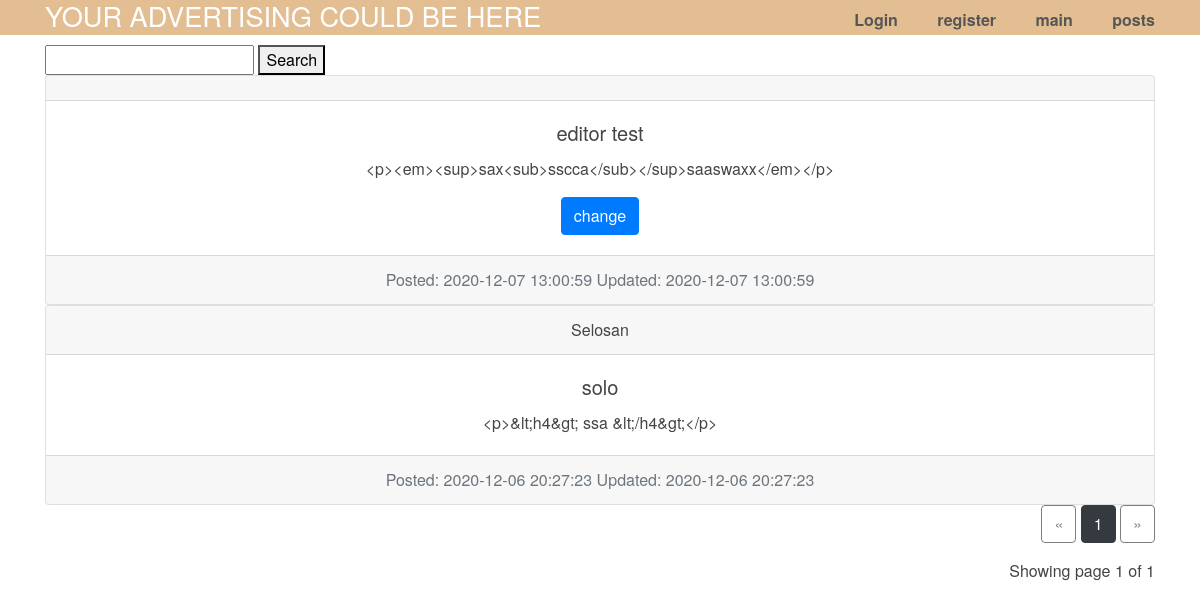
The page /posts on the database its author committed.
### app/models.py (models this page shows, shortened)
class Post(db.Model):
    id = db.Column(db.Integer, primary_key=True)
    title = db.Column(db.String(100))
    body = db.Column(db.String(140))
    timestamp = db.Column(db.DateTime, index=True, default=dt.utcnow)
    updatetime = db.Column(db.DateTime, default=dt.utcnow)
    user_id = db.Column(db.Integer, db.ForeignKey('user.id'))

class User(db.Model, UserMixin):
    id = db.Column(db.Integer, primary_key=True)
    username = db.Column(db.String(64), index=True, unique=True)
    email = db.Column(db.String(120), index=True, unique=True)
    password_hash = db.Column(db.String(128))
    posts = db.relationship('Post', backref='author', lazy='dynamic')
    image_file = db.Column(db.String(20), nullable=False, default='default.jpg')
    about_me = db.Column(db.String(140))
    last_seen = db.Column(db.DateTime, default=dt.utcnow)
    admin = db.Column(db.Boolean, default=False)

### app/blueprints/post/views.py (the view)
@post_blueprint.route('/posts',methods=['GET', 'POST'])
def posts():
    q = request.args.get('q')
    if q:
        posts = Post.query.filter(Post.title.contains(q) | Post.body.contains(q))
    else:
        posts = Post.query.order_by(Post.timestamp.desc())
    page = request.args.get('page', 1, type=int)
    posts = posts.paginate(page=page, per_page=ROWS_PER_PAGE)
    return render_template('post/posts.html', posts=posts, q=q)

### app/blueprints/post/templates/post/posts.html (shortened to what this page needs)
{% extends "layout.html" %}
{% block content %}
    <form>
      <input type='text', name='q',  >
      <button type='submit'> Search</button>
    </form>
    {% for post in posts.items %}
    <div class="card text-center">
        <div class="card-header">
            {{post.author.username}}
        </div>
        <div class="card-body">
          <h5 class="card-title">{{post.title}}</h5>
          <p class="card-text">{{post.body}}</p>
          {% if current_user.username == post.author.username %}
        <a href="{{url_for('posts.post', post_id=post.id)}}" class="btn btn-primary">change</a>
        {% endif %}
        </div>
        <div class="card-footer text-muted">
          Posted: {{post.timestamp}} Updated: {{post.updatetime}}
        </div>
      </div>
    {% endfor %}
<div class="text-right">
  <a href="{{ url_for('posts.posts', page=posts.prev_num, q=q) }}"
     class="btn btn-outline-dark
     {% if posts.page == 1 %}disabled{% endif %}">
      &laquo;
  </a>
  {% for page_num in posts.iter_pages(left_edge=1, right_edge=1, left_current=1, right_current=2) %}
{% if page_num %}
          {% if posts.page == page_num %}
          <a href="{{ url_for('posts.posts', page=page_num, q=q) }}"
             class="btn btn-dark">
              {{ page_num }}
          </a>
          {% else %}
          <a href="{{ url_for('posts.posts', page=page_num, q=q) }}"
             class="btn btn-outline-dark">
              {{ page_num }}
          </a>
          {% endif %}
      {% else %}
          ...
      {% endif %}
  {% endfor %}
  <a href="{{ url_for('posts.posts', page=posts.next_num, q=q) }}"
     class="btn btn-outline-dark
     {% if posts.page == posts.pages %}disabled{% endif %}">
      &raquo;
  </a>
</div>
<p class="text-right mt-3">
 Showing page {{ posts.page }} of {{ posts.pages }}
</p>
{% endblock %}

### app/templates/layout.html (shortened to what this page needs)
<!DOCTYPE html>
<html>
  <head>
    <link rel="stylesheet" href="https://stackpath.bootstrapcdn.com/bootstrap/4.3.1/css/bootstrap.min.css">
    <link rel="stylesheet" href="{{ url_for('static', filename='css/main.css') }}">
  </head >
  <body>
    <header>
      <div class="container">
        <h1 class="logo">your advertising could be here</h1>
        <strong><nav>
          <ul class="menu">
            {% if current_user.is_anonymous %}
            <li><a href="{{ url_for('auth.login') }}">Login</a></li>
            <li><a href="{{ url_for('auth.register') }}">register</a></li>
            {% else %}
            <li><a href="{{ url_for('auth.register') }}">register</a></li>
            <li><a href="{{ url_for('account.account') }}">account</a></li>
            <li><a href="{{ url_for('auth.logout') }}">logout</a></li>
            {% endif %}
            <li><a href="{{ url_for('general.to_main') }}">main</a></li>
            <li><a href="{{ url_for('posts.posts') }}">posts</a></li>
          </ul>
        </nav></strong>
      </div>
    </header>
    <div class="container">
      {% block content %}
      {% endblock %}
    </div>
  </body>
</html>

### app/static/css/main.css (style rules this page uses)
body { margin: 0; padding: 0; font-family: "Helvetica Neue", Helvetica, Arial, sans-serif; color: #444; }
header { background-color: #DFB887; height: 35px; width: 100%; opacity: .9; margin-bottom: 10px; }
header h1.logo { margin: 0; font-size: 1.7em; color: #fff; text-transform: uppercase; float: left; }
.container { width: 1200px; margin: 0 auto; }
.menu { float: right; margin-top: 8px; }
.menu li { display: inline; }
.menu li + li { margin-left: 35px; }
.menu li a { color: #444; text-decoration: none; }

### rows shown on the page
Post: title "editor test", body "<p><em><sup>sax<sub>sscca</sub></sup>saaswaxx</em></p>", timestamp "2020-12-07 13:00:59", updatetime "2020-12-07 13:00:59"
Post: author.username "Selosan", title "solo", body "<p>&lt;h4&gt; ssa &lt;/h4&gt;</p>", timestamp "2020-12-06 20:27:23", updatetime "2020-12-06 20:27:23"

### other values the page prints
{{ page_num }} "1"
{{ posts.page }} "1"
{{ posts.pages }} "1"
